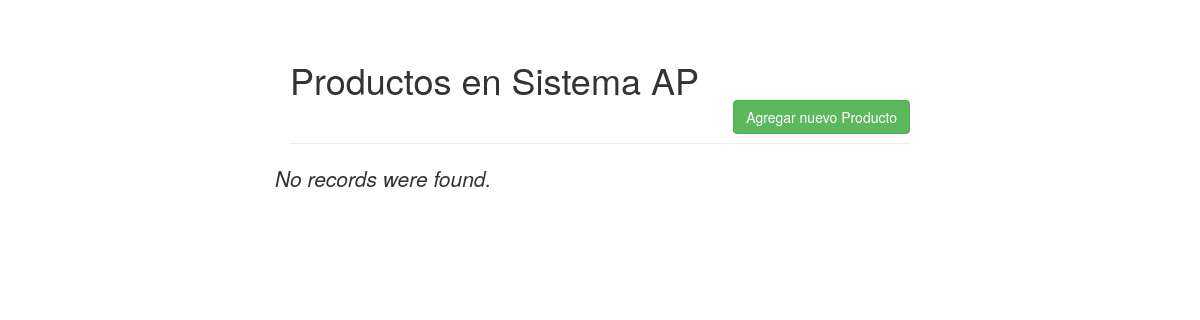
Before: /TablaPrioridad/index.php with the older database file.
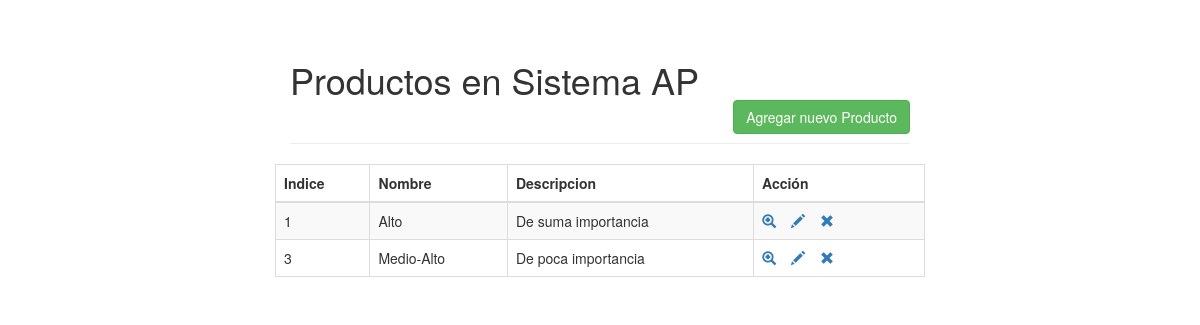
After: the same page with the newer database file.
### tables this page shows
CREATE TABLE `t_prioridad` (
  `id` int(3) NOT NULL,
  `nombre` varchar(100) NOT NULL,
  `descripcion` varchar(500) NOT NULL
);

### TablaPrioridad/index.php (the view, shortened to what this page needs)
<!DOCTYPE html>
<html lang="en">
<head>
    <link rel="stylesheet" href="https://maxcdn.bootstrapcdn.com/bootstrap/3.3.7/css/bootstrap.css">
</head>
<body>
    <div class="wrapper">
        <div class="container-fluid">
            <div class="row">
                <div class="col-md-12">
                    <div class="page-header clearfix">
                        <h1 class="pull-left">Productos en Sistema AP</h1><br><br>
                        <br><a href="create.php" class="btn btn-success pull-right">Agregar nuevo Producto</a></div>
                    </div>
                    <?php
                    require_once "config.php";
                    $sql = "SELECT * FROM t_prioridad";
                    if($result = mysqli_query($link, $sql)){
                        if(mysqli_num_rows($result) > 0){
                            echo "<table class='table table-bordered table-striped'>";
                                echo "<thead>";
                                    echo "<tr>";
                                        echo "<th>Indice</th>";
                                        echo "<th>Nombre</th>";
                                        echo "<th>Descripcion</th>";
                                        echo "<th>Acción</th>";
                                    echo "</tr>";
                                echo "</thead>";
                                echo "<tbody>";
                                while($row = mysqli_fetch_array($result)){
                                    echo "<tr>";
                                        echo "<td>" . $row['id'] . "</td>";
                                        echo "<td>" . $row['nombre'] . "</td>";
                                        echo "<td>" . $row['descripcion'] . "</td>";
                                        echo "<td>";
                                            echo "<a href='read.php?id=". $row['id'] ."' title='Ver producto a detalle' data-toggle='tooltip'><span class='glyphicon glyphicon-zoom-in'></span></a>";
                                            echo "<a href='update.php?id=". $row['id'] ."' title='Actualizar' data-toggle='tooltip'><span class='glyphicon glyphicon-pencil'></span></a>";
                                            echo "<a href='delete.php?id=". $row['id'] ."' title='Eliminar' data-toggle='tooltip'><span class='glyphicon glyphicon-remove'></span></a>";
                                        echo "</td>";
                                    echo "</tr>";
                                }
                                echo "</tbody>";
                            echo "</table>";
                        } else{
                            echo "<p class='lead'><em>No records were found.</em></p>";
                        }
                    } else{
                        echo "ERROR: Could not able to execute $sql. " . mysqli_error($link);
                    }
                    ?>
                </div>
            </div>
        </div>
</body>
</html>

Changed rows visible on the page:
added t_prioridad: id "1", nombre "Alto", descripcion "De suma importancia"
added t_prioridad: id "3", nombre "Medio-Alto", descripcion "De poca importancia"
Other visible differences:
text no longer shown: "No records were found."
text now shown: "Indice Nombre Descripcion Acción"
